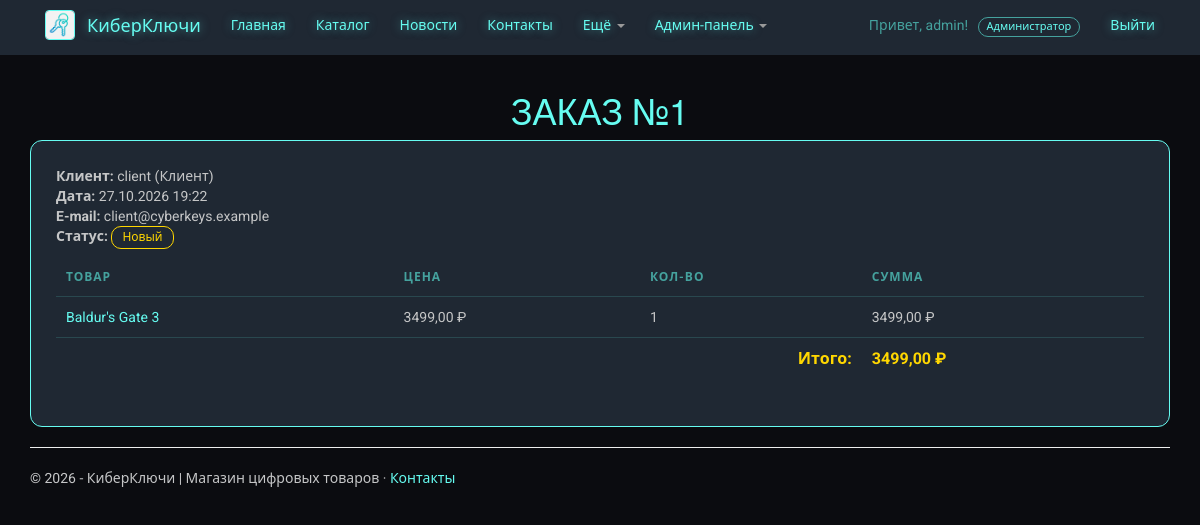
The page /order/1/ (signed in) on the database its author committed.
### app/models.py (models this page shows, shortened)
class Order(models.Model):
    STATUS_NEW = "new"
    STATUS_PROCESSING = "processing"
    STATUS_DONE = "done"
    STATUS_CANCELED = "canceled"
    STATUS_CHOICES = [
        (STATUS_NEW, "Новый"),
        (STATUS_PROCESSING, "В обработке"),
        (STATUS_DONE, "Выполнен"),
        (STATUS_CANCELED, "Отменён"),
    ]
    user = models.ForeignKey(User, on_delete=models.CASCADE, related_name="orders", verbose_name="Клиент")
    created = models.DateTimeField(default=timezone.now, db_index=True, verbose_name="Дата заказа")
    status = models.CharField(max_length=20, choices=STATUS_CHOICES, default=STATUS_NEW, verbose_name="Статус")
    email = models.EmailField(verbose_name="E-mail для получения ключей")
    comment = models.TextField(blank=True, verbose_name="Комментарий к заказу")
    manager_note = models.TextField(blank=True, verbose_name="Примечание менеджера")
    @property
    def total(self):
        return sum(item.total for item in self.items.all())
    class Meta:
        ordering = ["-created"]
        verbose_name = "заказ"
        verbose_name_plural = "заказы"

class OrderItem(models.Model):
    order = models.ForeignKey(Order, on_delete=models.CASCADE, related_name="items", verbose_name="Заказ")
    product = models.ForeignKey(Product, on_delete=models.PROTECT, verbose_name="Товар")
    quantity = models.PositiveIntegerField(default=1, verbose_name="Количество")
    price = models.DecimalField(max_digits=10, decimal_places=2, verbose_name="Цена на момент заказа")
    @property
    def total(self):
        return self.price * self.quantity
    class Meta:
        verbose_name = "позиция заказа"
        verbose_name_plural = "позиции заказа"

class Product(models.Model):
    name = models.CharField(max_length=100, verbose_name="Название")
    short_description = models.TextField(verbose_name="Краткое описание")
    full_description = models.TextField(verbose_name="Полное описание")
    price = models.DecimalField(max_digits=10, decimal_places=2, verbose_name="Цена")
    image = models.FileField(default='temp.jpg', verbose_name="Ссылка на картинку")
    category = models.ForeignKey(Category, on_delete=models.CASCADE, verbose_name="Категория")
    class Meta:
        ordering = ["name"]
        verbose_name = "товар"
        verbose_name_plural = "товары"

### app/views.py (the view)
# urls.py: path('order/<int:order_id>/', views.order_detail, name='order_detail'),
def order_detail(request, order_id):
    if not request.user.is_authenticated:
        return redirect(f"/login/?next={request.path}")
    order = get_object_or_404(Order, id=order_id)
    if order.user != request.user and not (is_manager(request.user) or is_admin(request.user)):
        messages.error(request, "Это не ваш заказ.")
        return redirect('home')
    return render(request, 'app/order_detail.html', {'title': f'Заказ №{order.id}', 'order': order})

### app/context_processors.py (called while the page is built)
def site(request):
    user = request.user
    client = is_client(user)
    return {
        'year': datetime.now().year,
        'is_client': client,
        'is_manager': is_manager(user),
        'is_admin': is_admin(user),
        'role_name': role_name(user),
        'cart_count': sum(CartItem.objects.filter(user=user).values_list('quantity', flat=True)) if client else 0,
    }

### app/roles.py (called while the page is built)
def is_admin(user):
    return user.is_authenticated and user.is_superuser

def is_manager(user):
    return user.is_authenticated and not user.is_superuser and user.groups.filter(name=MANAGER_GROUP).exists()

def is_client(user):
    return user.is_authenticated and not is_admin(user) and not is_manager(user)

def role_name(user):
    if not user.is_authenticated:
        return "Гость"
    if is_admin(user):
        return "Администратор"
    if is_manager(user):
        return "Менеджер"
    return "Клиент"

### app/templates/app/order_detail.html (shortened to what this page needs)
{% extends "app/layout.html" %}
{% block content %}
<h1 class="header">{{ title }}</h1>
<div class="block">
    {% include 'app/order_info.html' %}
</div>
{% endblock %}

### app/templates/app/loginpartial.html (shortened to what this page needs)
{% if user.is_authenticated %}
<ul class="nav navbar-nav navbar-right">
    <li>
        <span style="display: block; padding: 15px; color: var(--accent-green);">Привет, {{ user.username }}! <small class="role-tag">{{ role_name }}</small></span>
    </li>
    <li>
        <a href="javascript:document.getElementById('logoutForm').submit()">Выйти</a>
    </li>
</ul>
{% else %}
<ul class="nav navbar-nav navbar-right">
    <li><a href="{% url 'login' %}">Войти</a></li>
</ul>
{% endif %}

### app/templates/app/order_info.html (shortened to what this page needs)
<p style="text-indent: 0;">
    <strong>Клиент:</strong> {{ order.user.username }}{% if order.user.first_name %} ({{ order.user.first_name }}){% endif %}<br>
    <strong>Дата:</strong> {{ order.created|date:"d.m.Y H:i" }}<br>
    <strong>E-mail:</strong> {{ order.email }}<br>
    <strong>Статус:</strong> <span class="status status-{{ order.status }}">{{ order.get_status_display }}</span>
</p>
{% include 'app/order_items.html' with items=order.items.all total=order.total %}

### app/templates/app/order_items.html
<div class="table-scroll">
<table class="shop-table">
    <thead>
        <tr><th>Товар</th><th>Цена</th><th>Кол-во</th><th>Сумма</th></tr>
    </thead>
    <tbody>
    {% for item in items %}
        <tr>
            <td><a href="{% url 'product_details' product_id=item.product.id %}">{{ item.product.name }}</a></td>
            <td>{{ item.price|default:item.product.price }} ₽</td>
            <td>{{ item.quantity }}</td>
            <td>{{ item.total }} ₽</td>
        </tr>
    {% endfor %}
    </tbody>
    <tfoot>
        <tr><td colspan="3" style="text-align: right;">Итого:</td><td>{{ total }} ₽</td></tr>
    </tfoot>
</table>
</div>

### app/static/app/content/site.css (style rules this page uses)
body { background-color: var(--bg-color) !important; color: var(--text-main) !important; font-family: 'Roboto', 'Segoe UI', sans-serif; padding-top: 70px !important; margin: 0; }
.navbar-brand, .navbar-nav > li > a { color: var(--accent-cyan) !important; text-shadow: var(--glow-shadow); }
.block { background-color: var(--panel-bg) !important; border: 1px solid var(--accent-cyan) !important; border-radius: 12px !important; padding: 25px !important; margin-bottom: 20px; }
.header { color: var(--accent-cyan) !important; text-align: center; text-transform: uppercase; }
a { color: var(--accent-cyan); }
.role-tag { display: inline-block; margin-left: 6px; padding: 1px 8px; border-radius: 10px; border: 1px solid var(--accent-green); color: var(--accent-cyan); font-size: 11px; }
.table-scroll { overflow-x: auto; }
.shop-table { width: 100%; border-collapse: collapse; }
.shop-table th, .shop-table td { padding: 10px; border-bottom: 1px solid rgba(102, 252, 241, 0.15); vertical-align: middle; }
.shop-table th { color: var(--accent-green); text-transform: uppercase; font-size: 12px; letter-spacing: 1px; }
.shop-table tfoot td { color: gold; font-weight: bold; font-size: 1.15em; border-bottom: none; }
.status { display: inline-block; padding: 2px 10px; border-radius: 10px; font-size: 12px; border: 1px solid; }
.status-new { color: gold; }

### rows shown on the page
Order: user.username "client", user.first_name "Клиент", created "27.10.2026 19:22", email "client@cyberkeys.example", status "Новый"
OrderItem: product.name "Baldur's Gate 3", price "3499,00", quantity "1", total "3499,00"

### other values the page prints
{{ user.username }} "admin"
{{ role_name }} "Администратор"
{{ title }} "ЗАКАЗ №1"
{{ total }} "3499,00"
